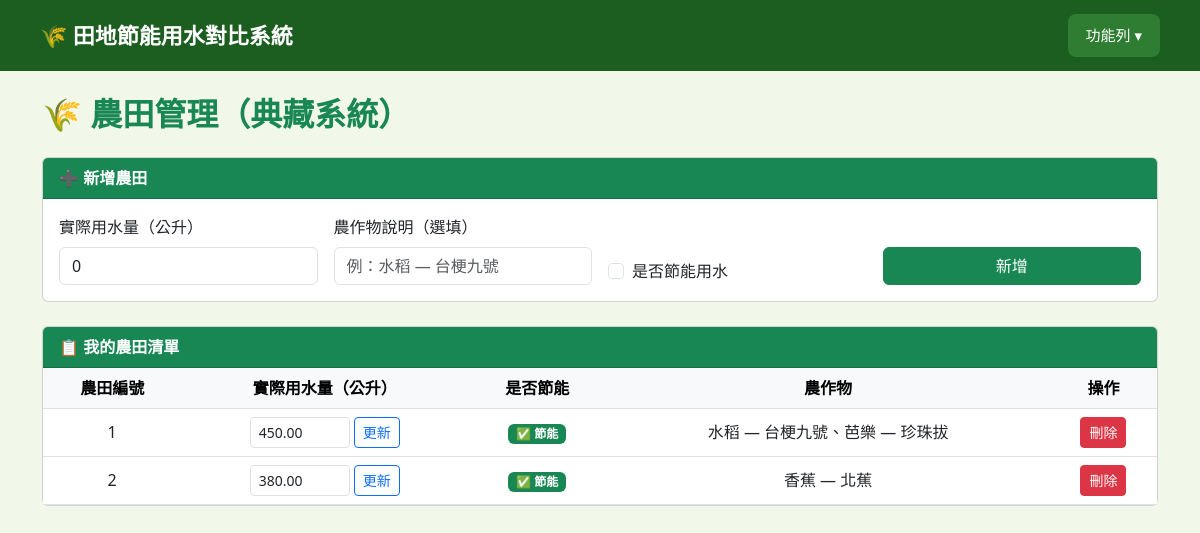
Screenshot of /farmland.php (signed in) with the database file from the repository.
### tables this page shows
CREATE TABLE farmland (
    farmland_id        INT            AUTO_INCREMENT PRIMARY KEY,
    actual_water_usage DECIMAL(10,2)  NOT NULL DEFAULT 0.00,
    is_energy_saving   TINYINT(1)     NOT NULL DEFAULT 0,
    member_id          INT            NOT NULL,
    FOREIGN KEY (member_id) REFERENCES users(u_no) ON UPDATE CASCADE
);

### farmland.php (the view, shortened to what this page needs)
<?php
include "connect.php";
$u_account = $_SESSION["u_account"] ?? '';
$loginStatus = !empty($u_account);
$u_no = null;
if ($loginStatus) {
    $s = $conn->prepare("SELECT u_no FROM users WHERE u_account = :a");
    $s->bindParam(":a", $u_account);
    $s->execute();
    $row = $s->fetch(PDO::FETCH_ASSOC);
    $u_no = $row['u_no'] ?? null;
}
$farms = [];
if ($u_no) {
    $sql = "SELECT f.farmland_id, f.actual_water_usage, f.is_energy_saving,
                   (SELECT GROUP_CONCAT(description SEPARATOR '、') FROM crop WHERE farmland_id=f.farmland_id) AS crops
            FROM farmland f WHERE f.member_id=:m ORDER BY f.farmland_id";
    $stmt = $conn->prepare($sql);
    $stmt->bindParam(":m", $u_no);
    $stmt->execute();
    $farms = $stmt->fetchAll(PDO::FETCH_ASSOC);
}
?>
<!doctype html>
<html lang="zh-Hant">
<head>
  <link href="https://cdn.jsdelivr.net/npm/bootstrap@5.3.0-alpha1/dist/css/bootstrap.min.css" rel="stylesheet">
</head>
<body>
<div class="container py-4">
  <h2 class="fw-bold text-success mb-4">🌾 農田管理（典藏系統）</h2>
  <?php if (!$loginStatus): ?>
    <div class="alert alert-warning">請先 <a href="login.php">登入</a> 才能管理農田。</div>
  <?php else: ?>
  <div class="card mb-4">
    <div class="card-header bg-success text-white fw-bold">➕ 新增農田</div>
    <div class="card-body">
      <form method="POST" action="farmland.php" class="row g-3">
        <div class="col-md-3">
          <label class="form-label">實際用水量（公升）</label>
          <input type="number" step="0.01" class="form-control" name="actual_water_usage" value="0" required>
        </div>
        <div class="col-md-3">
          <label class="form-label">農作物說明（選填）</label>
          <input type="text" class="form-control" name="crop_desc" placeholder="例：水稻 — 台梗九號">
        </div>
        <div class="col-md-3 d-flex align-items-end">
          <div class="form-check">
            <input class="form-check-input" type="checkbox" name="is_energy_saving" id="esCheck">
            <label class="form-check-label" for="esCheck">是否節能用水</label>
          </div>
        </div>
        <div class="col-md-3 d-flex align-items-end">
          <button type="submit" name="add_farm" class="btn btn-success w-100">新增</button>
        </div>
      </form>
    </div>
  </div>
  <div class="card">
    <div class="card-header bg-success text-white fw-bold">📋 我的農田清單</div>
    <div class="card-body p-0">
      <table class="table table-hover mb-0">
        <thead class="table-light">
          <tr>
            <th>農田編號</th>
            <th>實際用水量（公升）</th>
            <th>是否節能</th>
            <th>農作物</th>
            <th>操作</th>
          </tr>
        </thead>
        <tbody>
        <?php if (empty($farms)): ?>
          <tr><td colspan="5" class="text-muted py-4">尚無農田資料，請新增。</td></tr>
        <?php else: foreach ($farms as $f): ?>
          <tr>
            <td><?php echo $f['farmland_id']; ?></td>
            <td>
              <form method="POST" action="farmland.php" class="d-flex gap-1 justify-content-center">
                <input type="number" step="0.01" class="form-control form-control-sm" style="width:100px"
                       name="actual_water_usage" value="<?php echo $f['actual_water_usage']; ?>">
                <button type="submit" name="edit_farm" class="btn btn-sm btn-outline-primary">更新</button>
              </form>
            </td>
            <td>
              <?php echo $f['is_energy_saving'] ? '<span class="badge bg-success">✅ 節能</span>' : '<span class="badge bg-secondary">❌ 未節能</span>'; ?>
            </td>
            <td><?php echo htmlspecialchars($f['crops'] ?? '（無作物）'); ?></td>
            <td>
              <form method="POST" action="farmland.php" onsubmit="return confirm('確定刪除此農田及其所有記錄？')">
                <button type="submit" name="del_farm" class="btn btn-sm btn-danger">刪除</button>
              </form>
            </td>
          </tr>
        <?php endforeach; endif; ?>
        </tbody>
      </table>
    </div>
  </div>
  <?php endif; ?>
</div>
</body>
</html>

### farmland.php (style rules this page uses)
body { background:#f1f8e9; }
th,td { text-align:center;vertical-align:middle; }

### rows the page displays
farmland: farmland_id "1", actual_water_usage "450.00", is_energy_saving "✅ 節能", crops "水稻 — 台梗九號、芭樂 — 珍珠拔"
farmland: farmland_id "2", actual_water_usage "380.00", is_energy_saving "✅ 節能", crops "香蕉 — 北蕉"
